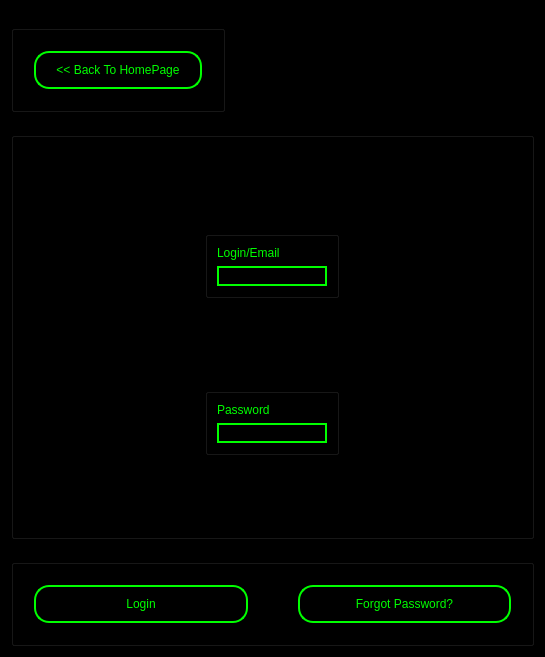
<?xml version="1.0" encoding="UTF-8"?>
<ui version="4.0">
 <class>Dialog</class>
 <widget class="QDialog" name="Dialog">
  <property name="geometry">
   <rect>
    <x>0</x>
    <y>0</y>
    <width>545</width>
    <height>657</height>
   </rect>
  </property>
  <property name="windowTitle">
   <string>Dialog</string>
  </property>
  <property name="styleSheet">
   <string notr="true">background-color:black;</string>
  </property>
  <layout class="QVBoxLayout" name="verticalLayout_2">
   <item alignment="Qt::AlignLeft">
    <widget class="QGroupBox" name="GroupBackButton">
     <property name="sizePolicy">
      <sizepolicy hsizetype="Minimum" vsizetype="Maximum">
       <horstretch>0</horstretch>
       <verstretch>0</verstretch>
      </sizepolicy>
     </property>
     <property name="styleSheet">
      <string notr="true">background-color:black;
</string>
     </property>
     <property name="title">
      <string>BackButton</string>
     </property>
     <property name="flat">
      <bool>true</bool>
     </property>
     <layout class="QHBoxLayout" name="horizontalLayout_2">
      <property name="spacing">
       <number>50</number>
      </property>
      <property name="leftMargin">
       <number>20</number>
      </property>
      <property name="topMargin">
       <number>20</number>
      </property>
      <property name="rightMargin">
       <number>20</number>
      </property>
      <property name="bottomMargin">
       <number>20</number>
      </property>
      <item>
       <widget class="QPushButton" name="ButtonBack">
        <property name="sizePolicy">
         <sizepolicy hsizetype="Fixed" vsizetype="Minimum">
          <horstretch>0</horstretch>
          <verstretch>0</verstretch>
         </sizepolicy>
        </property>
        <property name="styleSheet">
         <string notr="true">font: 14pt &quot;Arial&quot;;
border-radius: 15px;
border: 2px solid #00ff00;
color: #00ff00;
padding-top: 10px;
padding-bottom: 10px;
padding-left: 20px;
padding-right: 20px; </string>
        </property>
        <property name="text">
         <string>&lt;&lt; Back To HomePage</string>
        </property>
       </widget>
      </item>
     </layout>
    </widget>
   </item>
   <item>
    <widget class="QGroupBox" name="GroupEntries">
     <property name="sizePolicy">
      <sizepolicy hsizetype="Minimum" vsizetype="Minimum">
       <horstretch>0</horstretch>
       <verstretch>0</verstretch>
      </sizepolicy>
     </property>
     <property name="styleSheet">
      <string notr="true">background-color:black;
</string>
     </property>
     <property name="title">
      <string>GroupBox</string>
     </property>
     <property name="flat">
      <bool>true</bool>
     </property>
     <layout class="QVBoxLayout" name="verticalLayout">
      <item alignment="Qt::AlignHCenter">
       <widget class="QGroupBox" name="GroupEntryLogin">
        <property name="sizePolicy">
         <sizepolicy hsizetype="Maximum" vsizetype="Maximum">
          <horstretch>0</horstretch>
          <verstretch>0</verstretch>
         </sizepolicy>
        </property>
        <property name="styleSheet">
         <string notr="true">background-color:black;
</string>
        </property>
        <property name="title">
         <string>GroupBox</string>
        </property>
        <property name="flat">
         <bool>true</bool>
        </property>
        <layout class="QGridLayout" name="gridLayout">
         <item row="0" column="0">
          <widget class="QLabel" name="LabelLogin">
           <property name="sizePolicy">
            <sizepolicy hsizetype="Preferred" vsizetype="Maximum">
             <horstretch>0</horstretch>
             <verstretch>0</verstretch>
            </sizepolicy>
           </property>
           <property name="styleSheet">
            <string notr="true">font: 14pt &quot;Arial&quot;;
border-radius: 15px;
color: #00ff00;</string>
           </property>
           <property name="text">
            <string>Login/Email</string>
           </property>
          </widget>
         </item>
         <item row="1" column="0">
          <widget class="QLineEdit" name="LineEditLogin">
           <property name="sizePolicy">
            <sizepolicy hsizetype="Maximum" vsizetype="Fixed">
             <horstretch>0</horstretch>
             <verstretch>0</verstretch>
            </sizepolicy>
           </property>
           <property name="styleSheet">
            <string notr="true">font: 14pt &quot;Arial&quot;;
border-radius: 15px;
border: 2px solid #00ff00;
color: #00ff00;</string>
           </property>
          </widget>
         </item>
        </layout>
       </widget>
      </item>
      <item alignment="Qt::AlignHCenter">
       <widget class="QGroupBox" name="GroupEntryPassword">
        <property name="sizePolicy">
         <sizepolicy hsizetype="Maximum" vsizetype="Maximum">
          <horstretch>0</horstretch>
          <verstretch>0</verstretch>
         </sizepolicy>
        </property>
        <property name="styleSheet">
         <string notr="true">background-color:black;
</string>
        </property>
        <property name="title">
         <string>GroupBox</string>
        </property>
        <property name="flat">
         <bool>true</bool>
        </property>
        <layout class="QGridLayout" name="gridLayout_2">
         <item row="0" column="0">
          <widget class="QLabel" name="LabelPw">
           <property name="sizePolicy">
            <sizepolicy hsizetype="Preferred" vsizetype="Maximum">
             <horstretch>0</horstretch>
             <verstretch>0</verstretch>
            </sizepolicy>
           </property>
           <property name="styleSheet">
            <string notr="true">font: 14pt &quot;Arial&quot;;
border-radius: 15px;
color: #00ff00;</string>
           </property>
           <property name="text">
            <string>Password</string>
           </property>
          </widget>
         </item>
         <item row="1" column="0">
          <widget class="QLineEdit" name="LineEditPassword">
           <property name="sizePolicy">
            <sizepolicy hsizetype="Maximum" vsizetype="Fixed">
             <horstretch>0</horstretch>
             <verstretch>0</verstretch>
            </sizepolicy>
           </property>
           <property name="styleSheet">
            <string notr="true">font: 14pt &quot;Arial&quot;;
border-radius: 15px;
border: 2px solid #00ff00;
color: #00ff00;</string>
           </property>
          </widget>
         </item>
        </layout>
       </widget>
      </item>
     </layout>
    </widget>
   </item>
   <item>
    <widget class="QGroupBox" name="GroupButtons">
     <property name="sizePolicy">
      <sizepolicy hsizetype="Minimum" vsizetype="Maximum">
       <horstretch>0</horstretch>
       <verstretch>0</verstretch>
      </sizepolicy>
     </property>
     <property name="styleSheet">
      <string notr="true">background-color:black;
</string>
     </property>
     <property name="title">
      <string>GroupBox</string>
     </property>
     <property name="flat">
      <bool>true</bool>
     </property>
     <layout class="QHBoxLayout" name="horizontalLayout">
      <property name="spacing">
       <number>50</number>
      </property>
      <property name="leftMargin">
       <number>20</number>
      </property>
      <property name="topMargin">
       <number>20</number>
      </property>
      <property name="rightMargin">
       <number>20</number>
      </property>
      <property name="bottomMargin">
       <number>20</number>
      </property>
      <item>
       <widget class="QPushButton" name="ButtonLogin">
        <property name="sizePolicy">
         <sizepolicy hsizetype="Minimum" vsizetype="Minimum">
          <horstretch>0</horstretch>
          <verstretch>0</verstretch>
         </sizepolicy>
        </property>
        <property name="styleSheet">
         <string notr="true">font: 14pt &quot;Arial&quot;;
border-radius: 15px;
border: 2px solid #00ff00;
color: #00ff00;
padding-top: 10px;
padding-bottom: 10px;
padding-left: 20px;
padding-right: 20px; </string>
        </property>
        <property name="text">
         <string>Login</string>
        </property>
       </widget>
      </item>
      <item>
       <widget class="QPushButton" name="ButtonForgotPW">
        <property name="sizePolicy">
         <sizepolicy hsizetype="Minimum" vsizetype="Minimum">
          <horstretch>0</horstretch>
          <verstretch>0</verstretch>
         </sizepolicy>
        </property>
        <property name="styleSheet">
         <string notr="true">font: 14pt &quot;Arial&quot;;
border-radius: 15px;
border: 2px solid #00ff00;
color: #00ff00;
padding-top: 10px;
padding-bottom: 10px;
padding-left: 20px;
padding-right: 20px; </string>
        </property>
        <property name="text">
         <string>Forgot Password?</string>
        </property>
       </widget>
      </item>
     </layout>
    </widget>
   </item>
  </layout>
 </widget>
 <resources/>
 <connections/>
</ui>
